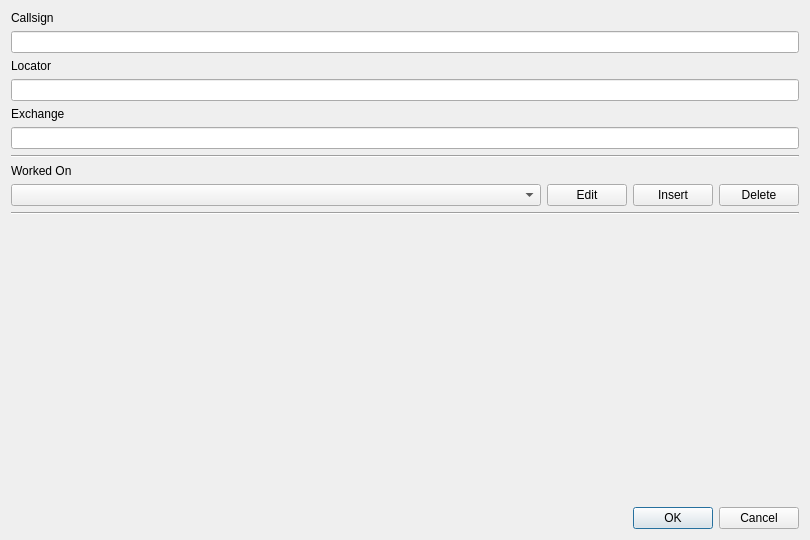
<?xml version="1.0" encoding="UTF-8"?>
<ui version="4.0">
 <class>Dialog</class>
 <widget class="QDialog" name="Dialog">
  <property name="geometry">
   <rect>
    <x>0</x>
    <y>0</y>
    <width>810</width>
    <height>540</height>
   </rect>
  </property>
  <property name="windowTitle">
   <string>Edit Line</string>
  </property>
  <layout class="QVBoxLayout" name="verticalLayout">
   <item>
    <widget class="QLabel" name="label">
     <property name="text">
      <string>Callsign</string>
     </property>
    </widget>
   </item>
   <item>
    <widget class="QLineEdit" name="lineEditCallsign"/>
   </item>
   <item>
    <widget class="QLabel" name="label_2">
     <property name="text">
      <string>Locator</string>
     </property>
    </widget>
   </item>
   <item>
    <widget class="QLineEdit" name="lineEditLocator"/>
   </item>
   <item>
    <widget class="QLabel" name="label_4">
     <property name="text">
      <string>Exchange</string>
     </property>
    </widget>
   </item>
   <item>
    <widget class="QLineEdit" name="lineEditExchange"/>
   </item>
   <item>
    <widget class="Line" name="line">
     <property name="orientation">
      <enum>Qt::Horizontal</enum>
     </property>
    </widget>
   </item>
   <item>
    <layout class="QVBoxLayout" name="verticalLayout_2">
     <item>
      <widget class="QLabel" name="label_3">
       <property name="text">
        <string>Worked On</string>
       </property>
      </widget>
     </item>
     <item>
      <layout class="QHBoxLayout" name="horizontalLayout">
       <item>
        <widget class="QComboBox" name="comboBoxWorked">
         <property name="sizePolicy">
          <sizepolicy hsizetype="Preferred" vsizetype="Fixed">
           <horstretch>1</horstretch>
           <verstretch>0</verstretch>
          </sizepolicy>
         </property>
         <property name="currentIndex">
          <number>-1</number>
         </property>
         <property name="insertPolicy">
          <enum>QComboBox::InsertAtTop</enum>
         </property>
         <property name="duplicatesEnabled">
          <bool>true</bool>
         </property>
        </widget>
       </item>
       <item>
        <widget class="QPushButton" name="pushButtonEditWorked">
         <property name="text">
          <string>Edit</string>
         </property>
        </widget>
       </item>
       <item>
        <widget class="QPushButton" name="pushButtonInsertWorked">
         <property name="text">
          <string>Insert</string>
         </property>
        </widget>
       </item>
       <item>
        <widget class="QPushButton" name="pushButtonDeleteWorked">
         <property name="text">
          <string>Delete</string>
         </property>
        </widget>
       </item>
      </layout>
     </item>
    </layout>
   </item>
   <item>
    <widget class="Line" name="line_2">
     <property name="orientation">
      <enum>Qt::Horizontal</enum>
     </property>
    </widget>
   </item>
   <item>
    <spacer name="verticalSpacer">
     <property name="orientation">
      <enum>Qt::Vertical</enum>
     </property>
     <property name="sizeHint" stdset="0">
      <size>
       <width>20</width>
       <height>40</height>
      </size>
     </property>
    </spacer>
   </item>
   <item>
    <widget class="QDialogButtonBox" name="buttonBox">
     <property name="orientation">
      <enum>Qt::Horizontal</enum>
     </property>
     <property name="standardButtons">
      <set>QDialogButtonBox::Cancel|QDialogButtonBox::Ok</set>
     </property>
    </widget>
   </item>
  </layout>
 </widget>
 <resources/>
 <connections>
  <connection>
   <sender>buttonBox</sender>
   <signal>accepted()</signal>
   <receiver>Dialog</receiver>
   <slot>accept()</slot>
   <hints>
    <hint type="sourcelabel">
     <x>248</x>
     <y>254</y>
    </hint>
    <hint type="destinationlabel">
     <x>157</x>
     <y>274</y>
    </hint>
   </hints>
  </connection>
  <connection>
   <sender>buttonBox</sender>
   <signal>rejected()</signal>
   <receiver>Dialog</receiver>
   <slot>reject()</slot>
   <hints>
    <hint type="sourcelabel">
     <x>316</x>
     <y>260</y>
    </hint>
    <hint type="destinationlabel">
     <x>286</x>
     <y>274</y>
    </hint>
   </hints>
  </connection>
 </connections>
</ui>
